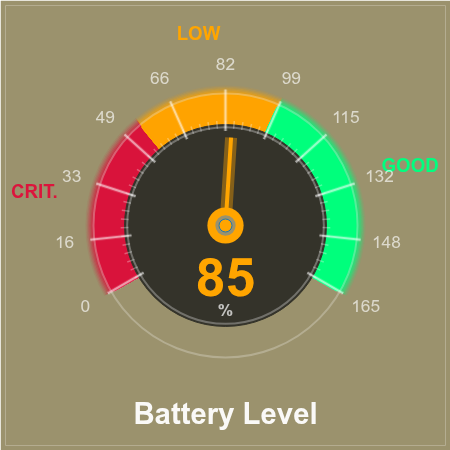

Recreate this plot in Python.


from bokeh_rocks import Gauge, show, save_plot
from bokeh.models import CustomJS
from bokeh.io import curdoc
from bokeh.layouts import row

battery_zones = [
    {"range": (0, 55), "color": "#DC143C", "label": "CRIT."},
    {"range": (55, 99), "color": "#FFA500", "label": "LOW"},
    {"range": (99, 165), "color": "#00FF7F", "label": "GOOD"}
]

gauge3 = Gauge(
    width=450, height=450,
    title="Battery Level",
    unit="%",
    zones=battery_zones,
    initial_value=85,
    range_min=0,
    range_max=165,
    easing=False,
    bg_color="#9b926d",  
    gauge_bg_color="#34332a"
)

animate3 = CustomJS(args=dict(source=gauge3.source), code=gauge3.get_animation_js(25, 1500))

doc = curdoc()
layout = row(gauge3.figure)
doc.add_root(layout)
doc.js_on_event('document_ready', animate3)
show(gauge3.figure)
save_plot(gauge3.figure, "output/gauge_05")
